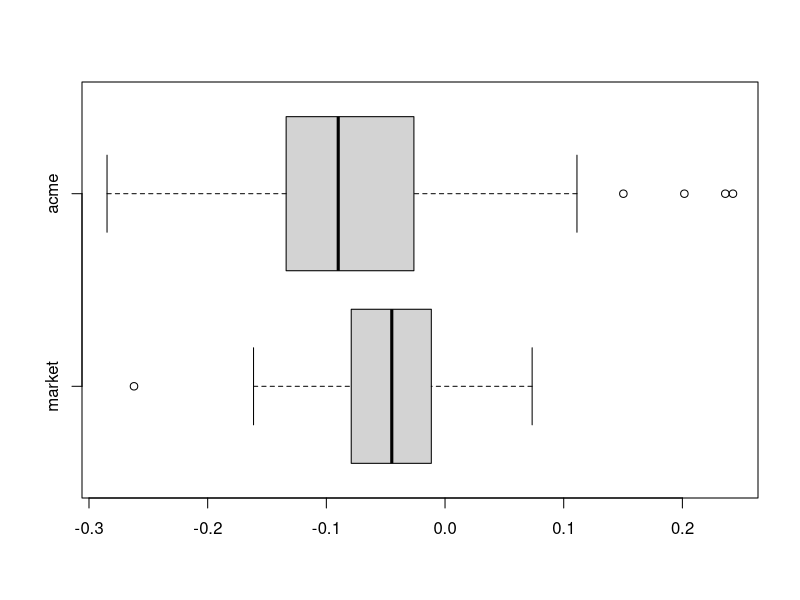
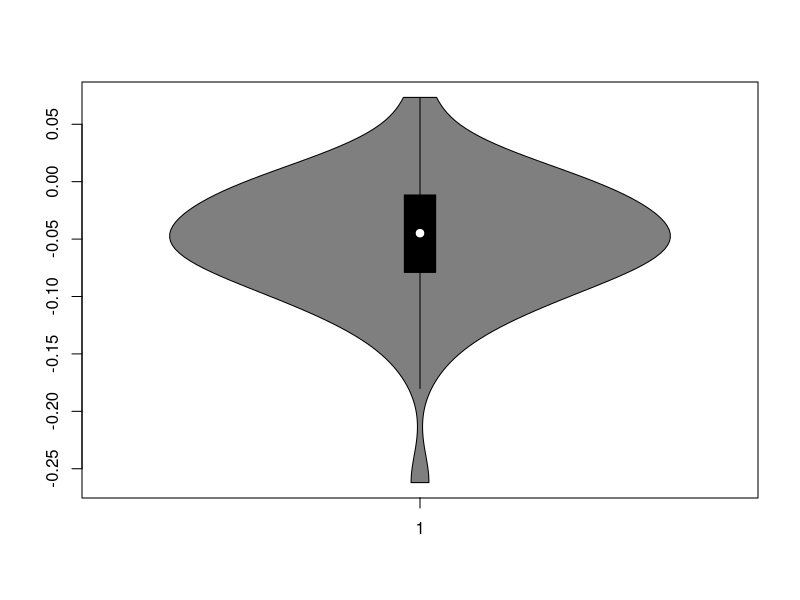
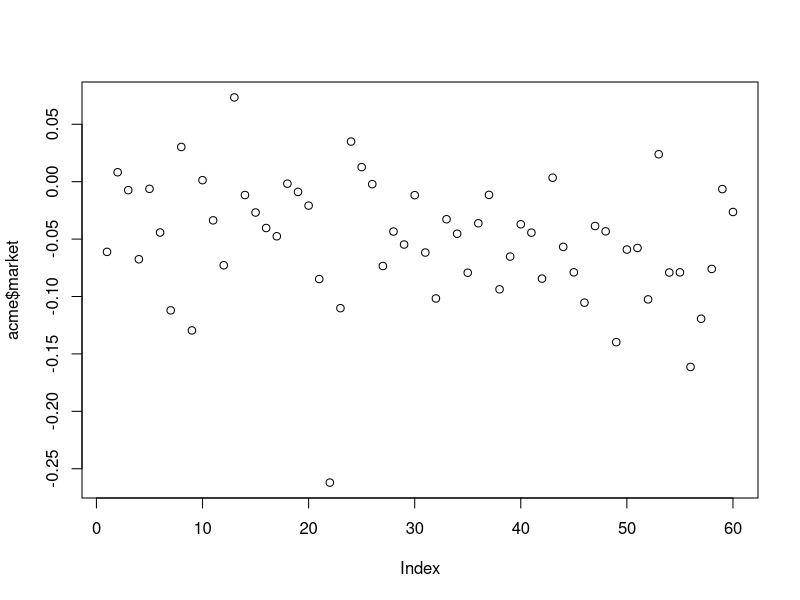
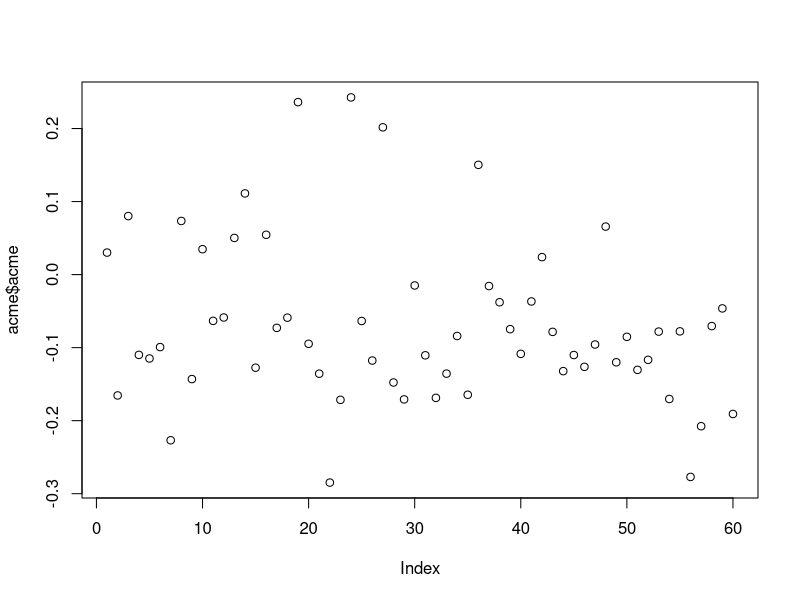
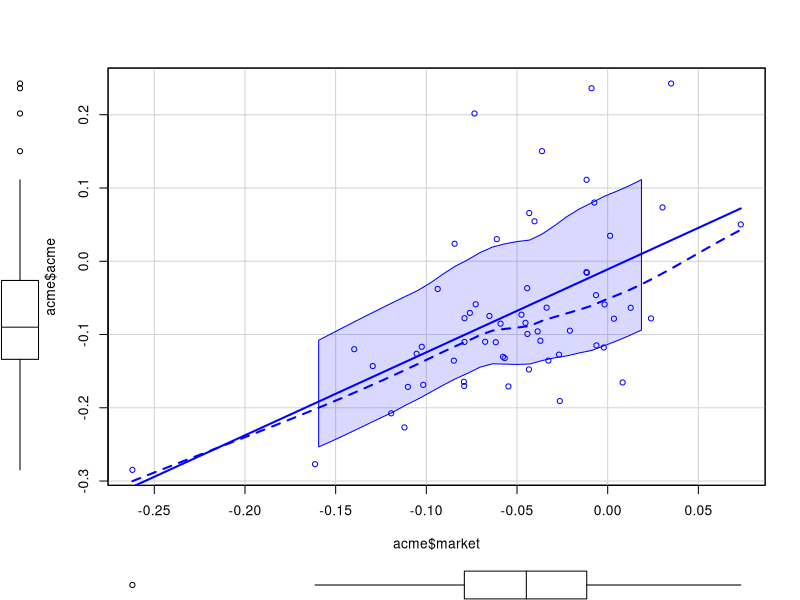
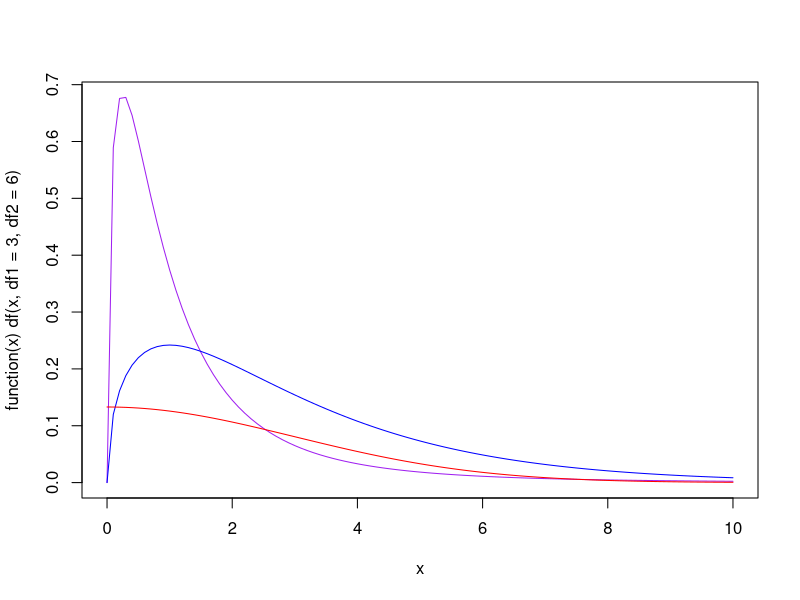

These figures' R source, in order:
library(boot)
data(acme)
acme$market

# 1
boxplot(acme$market, acme$acme,
        horizontal = TRUE, names = c("market","acme"))

# 2
library(vioplot)
vioplot(acme$market, data = acme$acme)

# 3
plot(acme$market)
plot(acme$acme)

library(car)
scatterplot(acme$market, acme$acme)

# 4
a = 0
b = 10
plot(function(x) df(x, df1=3, df2=6), a, b, col="purple") # F(3, 6)
plot(function(x) dchisq(x, df=3), a, b, col="blue", add=TRUE) # chi kwadrat n=3
plot(function(x) dnorm(x, mean=0, sd=3), a, b, col="red", add=TRUE) # N(0, 3)
